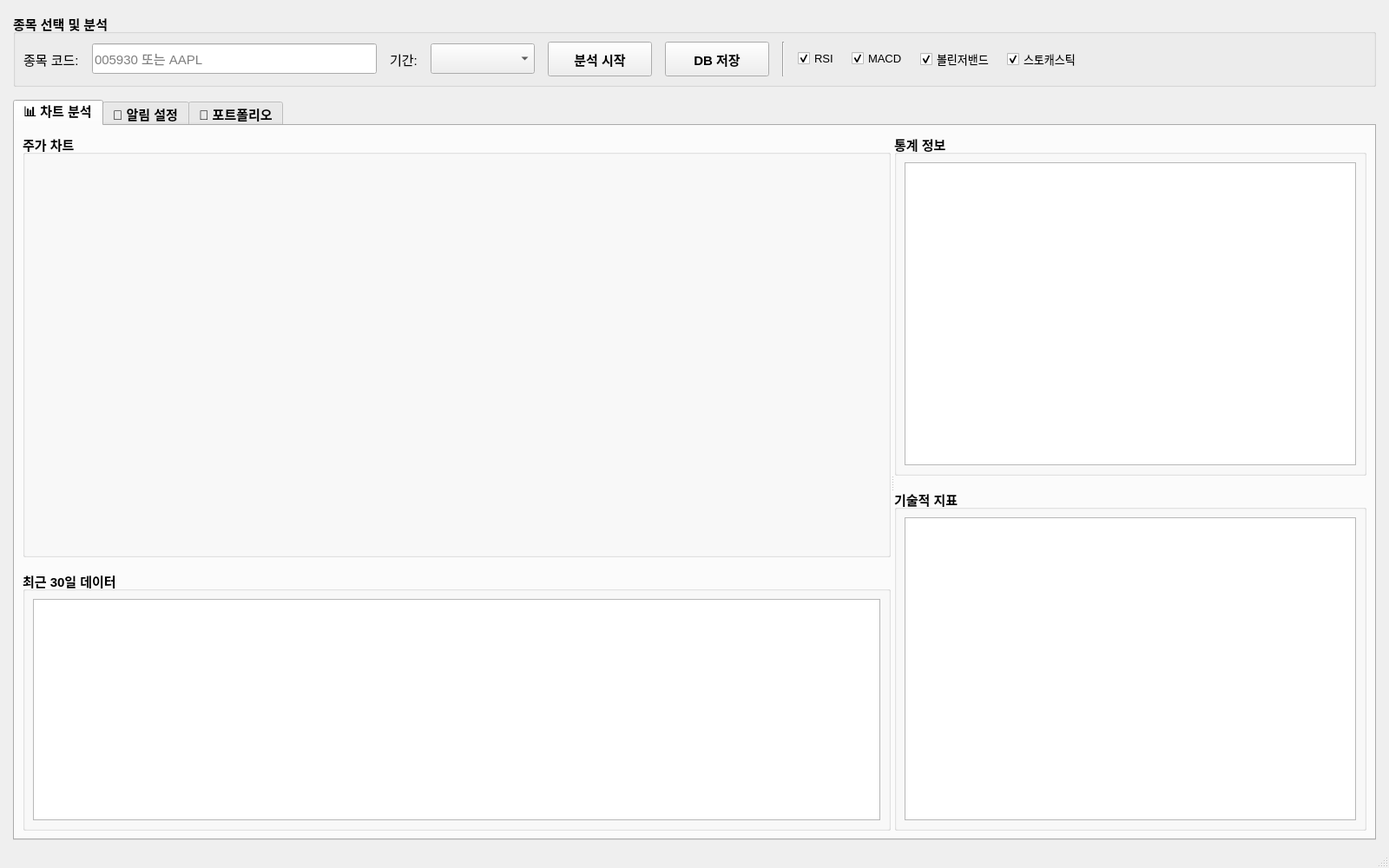
<?xml version="1.0" encoding="UTF-8"?>
<ui version="4.0">
 <class>MainWindow</class>
 <widget class="QMainWindow" name="MainWindow">
  <property name="geometry">
   <rect>
    <x>0</x>
    <y>0</y>
    <width>1600</width>
    <height>1000</height>
   </rect>
  </property>
  <property name="minimumSize">
   <size>
    <width>1400</width>
    <height>900</height>
   </size>
  </property>
  <property name="windowTitle">
   <string>주식 분석 프로그램 Pro - 글로벌 에디션</string>
  </property>
  <property name="windowIcon">
   <iconset>
    <normaloff>icon.png</normaloff>icon.png
   </iconset>
  </property>
  <widget class="QWidget" name="centralwidget">
   <layout class="QVBoxLayout" name="verticalLayout_main">
    <property name="spacing">
     <number>15</number>
    </property>
    <property name="leftMargin">
     <number>15</number>
    </property>
    <property name="topMargin">
     <number>15</number>
    </property>
    <property name="rightMargin">
     <number>15</number>
    </property>
    <property name="bottomMargin">
     <number>10</number>
    </property>
    <item>
     <widget class="QGroupBox" name="groupBox">
      <property name="maximumSize">
       <size>
        <width>16777215</width>
        <height>100</height>
       </size>
      </property>
      <property name="font">
       <font>
        <pointsize>11</pointsize>
        <weight>75</weight>
        <bold>true</bold>
       </font>
      </property>
      <property name="title">
       <string>종목 선택 및 분석</string>
      </property>
      <layout class="QHBoxLayout" name="horizontalLayout">
       <property name="spacing">
        <number>15</number>
       </property>
       <item>
        <widget class="QLabel" name="label">
         <property name="font">
          <font>
           <pointsize>11</pointsize>
           <weight>50</weight>
           <bold>false</bold>
          </font>
         </property>
         <property name="text">
          <string>종목 코드:</string>
         </property>
        </widget>
       </item>
       <item>
        <widget class="QLineEdit" name="lineEditSymbol">
         <property name="minimumSize">
          <size>
           <width>150</width>
           <height>35</height>
          </size>
         </property>
         <property name="font">
          <font>
           <pointsize>11</pointsize>
           <weight>50</weight>
           <bold>false</bold>
          </font>
         </property>
         <property name="placeholderText">
          <string>005930 또는 AAPL</string>
         </property>
        </widget>
       </item>
       <item>
        <widget class="QLabel" name="label_2">
         <property name="font">
          <font>
           <pointsize>11</pointsize>
           <weight>50</weight>
           <bold>false</bold>
          </font>
         </property>
         <property name="text">
          <string>기간:</string>
         </property>
        </widget>
       </item>
       <item>
        <widget class="QComboBox" name="cmbYears">
         <property name="minimumSize">
          <size>
           <width>120</width>
           <height>35</height>
          </size>
         </property>
         <property name="font">
          <font>
           <pointsize>11</pointsize>
           <weight>50</weight>
           <bold>false</bold>
          </font>
         </property>
        </widget>
       </item>
       <item>
        <widget class="QPushButton" name="btnAnalyze">
         <property name="minimumSize">
          <size>
           <width>120</width>
           <height>40</height>
          </size>
         </property>
         <property name="font">
          <font>
           <pointsize>11</pointsize>
           <weight>75</weight>
           <bold>true</bold>
          </font>
         </property>
         <property name="cursor">
          <cursorShape>PointingHandCursor</cursorShape>
         </property>
         <property name="text">
          <string>분석 시작</string>
         </property>
        </widget>
       </item>
       <item>
        <widget class="QPushButton" name="btnSaveData">
         <property name="minimumSize">
          <size>
           <width>120</width>
           <height>40</height>
          </size>
         </property>
         <property name="font">
          <font>
           <pointsize>11</pointsize>
           <weight>75</weight>
           <bold>true</bold>
          </font>
         </property>
         <property name="cursor">
          <cursorShape>PointingHandCursor</cursorShape>
         </property>
         <property name="text">
          <string>DB 저장</string>
         </property>
        </widget>
       </item>
       <item>
        <widget class="Line" name="line">
         <property name="orientation">
          <enum>Qt::Vertical</enum>
         </property>
        </widget>
       </item>
       <item>
        <widget class="QCheckBox" name="chkRSI">
         <property name="font">
          <font>
           <pointsize>10</pointsize>
           <weight>50</weight>
           <bold>false</bold>
          </font>
         </property>
         <property name="text">
          <string>RSI</string>
         </property>
         <property name="checked">
          <bool>true</bool>
         </property>
        </widget>
       </item>
       <item>
        <widget class="QCheckBox" name="chkMACD">
         <property name="font">
          <font>
           <pointsize>10</pointsize>
           <weight>50</weight>
           <bold>false</bold>
          </font>
         </property>
         <property name="text">
          <string>MACD</string>
         </property>
         <property name="checked">
          <bool>true</bool>
         </property>
        </widget>
       </item>
       <item>
        <widget class="QCheckBox" name="chkBollinger">
         <property name="font">
          <font>
           <pointsize>10</pointsize>
           <weight>50</weight>
           <bold>false</bold>
          </font>
         </property>
         <property name="text">
          <string>볼린저밴드</string>
         </property>
         <property name="checked">
          <bool>true</bool>
         </property>
        </widget>
       </item>
       <item>
        <widget class="QCheckBox" name="chkStochastic">
         <property name="font">
          <font>
           <pointsize>10</pointsize>
           <weight>50</weight>
           <bold>false</bold>
          </font>
         </property>
         <property name="text">
          <string>스토캐스틱</string>
         </property>
         <property name="checked">
          <bool>true</bool>
         </property>
        </widget>
       </item>
       <item>
        <spacer name="horizontalSpacer">
         <property name="orientation">
          <enum>Qt::Horizontal</enum>
         </property>
         <property name="sizeHint" stdset="0">
          <size>
           <width>40</width>
           <height>20</height>
          </size>
         </property>
        </spacer>
       </item>
      </layout>
     </widget>
    </item>
    <item>
     <widget class="QTabWidget" name="tabWidget">
      <property name="font">
       <font>
        <pointsize>11</pointsize>
        <weight>75</weight>
        <bold>true</bold>
       </font>
      </property>
      <property name="currentIndex">
       <number>0</number>
      </property>
      <widget class="QWidget" name="tabAnalysis">
       <attribute name="title">
        <string>📊 차트 분석</string>
       </attribute>
       <layout class="QHBoxLayout" name="horizontalLayout_2">
        <property name="spacing">
         <number>15</number>
        </property>
        <item>
         <widget class="QSplitter" name="splitter">
          <property name="orientation">
           <enum>Qt::Horizontal</enum>
          </property>
          <property name="childrenCollapsible">
           <bool>false</bool>
          </property>
          <widget class="QWidget" name="widget" native="true">
           <property name="minimumSize">
            <size>
             <width>1000</width>
             <height>0</height>
            </size>
           </property>
           <layout class="QVBoxLayout" name="verticalLayout">
            <property name="spacing">
             <number>15</number>
            </property>
            <item>
             <widget class="QGroupBox" name="groupBox_2">
              <property name="title">
               <string>주가 차트</string>
              </property>
              <layout class="QVBoxLayout" name="chartLayout"/>
             </widget>
            </item>
            <item>
             <widget class="QGroupBox" name="groupBox_3">
              <property name="title">
               <string>최근 30일 데이터</string>
              </property>
              <property name="maximumSize">
               <size>
                <width>16777215</width>
                <height>300</height>
               </size>
              </property>
              <layout class="QVBoxLayout" name="verticalLayout_2">
               <item>
                <widget class="QTableWidget" name="tableWidget">
                 <property name="font">
                  <font>
                   <pointsize>10</pointsize>
                   <weight>50</weight>
                   <bold>false</bold>
                  </font>
                 </property>
                 <property name="alternatingRowColors">
                  <bool>true</bool>
                 </property>
                 <property name="selectionBehavior">
                  <enum>QAbstractItemView::SelectRows</enum>
                 </property>
                 <property name="sortingEnabled">
                  <bool>true</bool>
                 </property>
                 <attribute name="horizontalHeaderStretchLastSection">
                  <bool>true</bool>
                 </attribute>
                </widget>
               </item>
              </layout>
             </widget>
            </item>
           </layout>
          </widget>
          <widget class="QWidget" name="widget_2" native="true">
           <property name="minimumSize">
            <size>
             <width>400</width>
             <height>0</height>
            </size>
           </property>
           <property name="maximumSize">
            <size>
             <width>600</width>
             <height>16777215</height>
            </size>
           </property>
           <layout class="QVBoxLayout" name="verticalLayout_3">
            <property name="spacing">
             <number>15</number>
            </property>
            <item>
             <widget class="QGroupBox" name="groupBox_4">
              <property name="title">
               <string>통계 정보</string>
              </property>
              <layout class="QVBoxLayout" name="verticalLayout_4">
               <item>
                <widget class="QTextEdit" name="textEditStats">
                 <property name="font">
                  <font>
                   <pointsize>11</pointsize>
                   <weight>50</weight>
                   <bold>false</bold>
                  </font>
                 </property>
                 <property name="readOnly">
                  <bool>true</bool>
                 </property>
                </widget>
               </item>
              </layout>
             </widget>
            </item>
            <item>
             <widget class="QGroupBox" name="groupBox_5">
              <property name="title">
               <string>기술적 지표</string>
              </property>
              <layout class="QVBoxLayout" name="verticalLayout_5">
               <item>
                <widget class="QTableWidget" name="indicatorTable">
                 <property name="font">
                  <font>
                   <pointsize>10</pointsize>
                   <weight>50</weight>
                   <bold>false</bold>
                  </font>
                 </property>
                 <property name="alternatingRowColors">
                  <bool>true</bool>
                 </property>
                 <attribute name="horizontalHeaderStretchLastSection">
                  <bool>true</bool>
                 </attribute>
                </widget>
               </item>
              </layout>
             </widget>
            </item>
           </layout>
          </widget>
         </widget>
        </item>
       </layout>
      </widget>
      <widget class="QWidget" name="tabAlert">
       <attribute name="title">
        <string>🔔 알림 설정</string>
       </attribute>
       <layout class="QVBoxLayout" name="verticalLayout_6">
        <property name="spacing">
         <number>15</number>
        </property>
        <item>
         <widget class="QGroupBox" name="groupBox_6">
          <property name="title">
           <string>알림 추가</string>
          </property>
          <property name="maximumSize">
           <size>
            <width>16777215</width>
            <height>120</height>
           </size>
          </property>
          <layout class="QHBoxLayout" name="horizontalLayout_3">
           <property name="spacing">
            <number>15</number>
           </property>
           <item>
            <widget class="QLabel" name="label_3">
             <property name="font">
              <font>
               <pointsize>11</pointsize>
               <weight>50</weight>
               <bold>false</bold>
              </font>
             </property>
             <property name="text">
              <string>알림 유형:</string>
             </property>
            </widget>
           </item>
           <item>
            <widget class="QComboBox" name="cmbAlertType">
             <property name="minimumSize">
              <size>
               <width>200</width>
               <height>35</height>
              </size>
             </property>
             <property name="font">
              <font>
               <pointsize>11</pointsize>
               <weight>50</weight>
               <bold>false</bold>
              </font>
             </property>
            </widget>
           </item>
           <item>
            <widget class="QPushButton" name="btnAddAlert">
             <property name="minimumSize">
              <size>
               <width>120</width>
               <height>40</height>
              </size>
             </property>
             <property name="font">
              <font>
               <pointsize>11</pointsize>
               <weight>75</weight>
               <bold>true</bold>
              </font>
             </property>
             <property name="cursor">
              <cursorShape>PointingHandCursor</cursorShape>
             </property>
             <property name="text">
              <string>알림 추가</string>
             </property>
             <property name="styleSheet">
              <string notr="true">background-color: #ff9800;</string>
             </property>
            </widget>
           </item>
           <item>
            <widget class="QPushButton" name="btnRemoveAlert">
             <property name="minimumSize">
              <size>
               <width>120</width>
               <height>40</height>
              </size>
             </property>
             <property name="font">
              <font>
               <pointsize>11</pointsize>
               <weight>75</weight>
               <bold>true</bold>
              </font>
             </property>
             <property name="cursor">
              <cursorShape>PointingHandCursor</cursorShape>
             </property>
             <property name="text">
              <string>선택 삭제</string>
             </property>
             <property name="styleSheet">
              <string notr="true">background-color: #f44336;</string>
             </property>
            </widget>
           </item>
           <item>
            <spacer name="horizontalSpacer_2">
             <property name="orientation">
              <enum>Qt::Horizontal</enum>
             </property>
             <property name="sizeHint" stdset="0">
              <size>
               <width>40</width>
               <height>20</height>
              </size>
             </property>
            </spacer>
           </item>
          </layout>
         </widget>
        </item>
        <item>
         <widget class="QGroupBox" name="groupBox_7">
          <property name="title">
           <string>알림 목록</string>
          </property>
          <layout class="QVBoxLayout" name="verticalLayout_7">
           <item>
            <widget class="QTableWidget" name="alertTable">
             <property name="font">
              <font>
               <pointsize>11</pointsize>
               <weight>50</weight>
               <bold>false</bold>
              </font>
             </property>
             <property name="alternatingRowColors">
              <bool>true</bool>
             </property>
             <property name="selectionBehavior">
              <enum>QAbstractItemView::SelectRows</enum>
             </property>
             <attribute name="horizontalHeaderStretchLastSection">
              <bool>true</bool>
             </attribute>
            </widget>
           </item>
          </layout>
         </widget>
        </item>
       </layout>
      </widget>
      <widget class="QWidget" name="tabPortfolio">
       <attribute name="title">
        <string>💼 포트폴리오</string>
       </attribute>
       <layout class="QVBoxLayout" name="verticalLayout_8">
        <property name="spacing">
         <number>15</number>
        </property>
        <item>
         <widget class="QGroupBox" name="groupBox_8">
          <property name="title">
           <string>종목 추가</string>
          </property>
          <property name="maximumSize">
           <size>
            <width>16777215</width>
            <height>120</height>
           </size>
          </property>
          <layout class="QHBoxLayout" name="horizontalLayout_4">
           <property name="spacing">
            <number>15</number>
           </property>
           <item>
            <widget class="QLabel" name="label_4">
             <property name="font">
              <font>
               <pointsize>11</pointsize>
               <weight>50</weight>
               <bold>false</bold>
              </font>
             </property>
             <property name="text">
              <string>종목코드:</string>
             </property>
            </widget>
           </item>
           <item>
            <widget class="QLineEdit" name="lineEditPortfolioSymbol">
             <property name="minimumSize">
              <size>
               <width>150</width>
               <height>35</height>
              </size>
             </property>
             <property name="maximumSize">
              <size>
               <width>200</width>
               <height>16777215</height>
              </size>
             </property>
             <property name="font">
              <font>
               <pointsize>11</pointsize>
               <weight>50</weight>
               <bold>false</bold>
              </font>
             </property>
            </widget>
           </item>
           <item>
            <widget class="QLabel" name="label_5">
             <property name="font">
              <font>
               <pointsize>11</pointsize>
               <weight>50</weight>
               <bold>false</bold>
              </font>
             </property>
             <property name="text">
              <string>수량:</string>
             </property>
            </widget>
           </item>
           <item>
            <widget class="QSpinBox" name="spinQuantity">
             <property name="minimumSize">
              <size>
               <width>120</width>
               <height>35</height>
              </size>
             </property>
             <property name="font">
              <font>
               <pointsize>11</pointsize>
               <weight>50</weight>
               <bold>false</bold>
              </font>
             </property>
             <property name="minimum">
              <number>1</number>
             </property>
             <property name="maximum">
              <number>999999</number>
             </property>
            </widget>
           </item>
           <item>
            <widget class="QLabel" name="label_6">
             <property name="font">
              <font>
               <pointsize>11</pointsize>
               <weight>50</weight>
               <bold>false</bold>
              </font>
             </property>
             <property name="text">
              <string>매수가:</string>
             </property>
            </widget>
           </item>
           <item>
            <widget class="QDoubleSpinBox" name="spinPrice">
             <property name="minimumSize">
              <size>
               <width>150</width>
               <height>35</height>
              </size>
             </property>
             <property name="font">
              <font>
               <pointsize>11</pointsize>
               <weight>50</weight>
               <bold>false</bold>
              </font>
             </property>
             <property name="decimals">
              <number>2</number>
             </property>
             <property name="maximum">
              <double>9999999.990000000223517</double>
             </property>
            </widget>
           </item>
           <item>
            <widget class="QPushButton" name="btnAddPortfolio">
             <property name="minimumSize">
              <size>
               <width>100</width>
               <height>40</height>
              </size>
             </property>
             <property name="font">
              <font>
               <pointsize>11</pointsize>
               <weight>75</weight>
               <bold>true</bold>
              </font>
             </property>
             <property name="cursor">
              <cursorShape>PointingHandCursor</cursorShape>
             </property>
             <property name="text">
              <string>매수</string>
             </property>
             <property name="styleSheet">
              <string notr="true">background-color: #4CAF50;</string>
             </property>
            </widget>
           </item>
           <item>
            <widget class="QPushButton" name="btnSellPortfolio">
             <property name="minimumSize">
              <size>
               <width>100</width>
               <height>40</height>
              </size>
             </property>
             <property name="font">
              <font>
               <pointsize>11</pointsize>
               <weight>75</weight>
               <bold>true</bold>
              </font>
             </property>
             <property name="cursor">
              <cursorShape>PointingHandCursor</cursorShape>
             </property>
             <property name="text">
              <string>매도</string>
             </property>
             <property name="styleSheet">
              <string notr="true">background-color: #f44336;</string>
             </property>
            </widget>
           </item>
           <item>
            <widget class="QPushButton" name="btnRefreshPortfolio">
             <property name="minimumSize">
              <size>
               <width>120</width>
               <height>40</height>
              </size>
             </property>
             <property name="font">
              <font>
               <pointsize>11</pointsize>
               <weight>75</weight>
               <bold>true</bold>
              </font>
             </property>
             <property name="cursor">
              <cursorShape>PointingHandCursor</cursorShape>
             </property>
             <property name="text">
              <string>새로고침</string>
             </property>
             <property name="styleSheet">
              <string notr="true">background-color: #2196F3;</string>
             </property>
            </widget>
           </item>
           <item>
            <spacer name="horizontalSpacer_3">
             <property name="orientation">
              <enum>Qt::Horizontal</enum>
             </property>
             <property name="sizeHint" stdset="0">
              <size>
               <width>40</width>
               <height>20</height>
              </size>
             </property>
            </spacer>
           </item>
          </layout>
         </widget>
        </item>
        <item>
         <widget class="QSplitter" name="splitter_2">
          <property name="orientation">
           <enum>Qt::Horizontal</enum>
          </property>
          <property name="childrenCollapsible">
           <bool>false</bool>
          </property>
          <widget class="QGroupBox" name="groupBox_9">
           <property name="title">
            <string>보유 종목</string>
           </property>
           <layout class="QVBoxLayout" name="verticalLayout_9">
            <property name="spacing">
             <number>15</number>
            </property>
            <item>
             <widget class="QTableWidget" name="portfolioTable">
              <property name="font">
               <font>
                <pointsize>11</pointsize>
                <weight>50</weight>
                <bold>false</bold>
               </font>
              </property>
              <property name="alternatingRowColors">
               <bool>true</bool>
              </property>
              <property name="selectionBehavior">
               <enum>QAbstractItemView::SelectRows</enum>
              </property>
              <property name="sortingEnabled">
               <bool>true</bool>
              </property>
              <attribute name="horizontalHeaderStretchLastSection">
               <bool>true</bool>
              </attribute>
             </widget>
            </item>
            <item>
             <layout class="QHBoxLayout" name="horizontalLayout_5">
              <property name="spacing">
               <number>30</number>
              </property>
              <item>
               <widget class="QLabel" name="labelTotalValue">
                <property name="text">
                 <string>총 평가금액: ₩0</string>
                </property>
                <property name="font">
                 <font>
                  <pointsize>14</pointsize>
                  <weight>75</weight>
                  <bold>true</bold>
                 </font>
                </property>
               </widget>
              </item>
              <item>
               <spacer name="horizontalSpacer_4">
                <property name="orientation">
                 <enum>Qt::Horizontal</enum>
                </property>
                <property name="sizeHint" stdset="0">
                 <size>
                  <width>40</width>
                  <height>20</height>
                 </size>
                </property>
               </spacer>
              </item>
              <item>
               <widget class="QLabel" name="labelTotalProfit">
                <property name="text">
                 <string>총 손익: ₩0 (0.00%)</string>
                </property>
                <property name="font">
                 <font>
                  <pointsize>14</pointsize>
                  <weight>75</weight>
                  <bold>true</bold>
                 </font>
                </property>
               </widget>
              </item>
             </layout>
            </item>
           </layout>
          </widget>
          <widget class="QGroupBox" name="groupBox_10">
           <property name="title">
            <string>자산 배분</string>
           </property>
           <property name="minimumSize">
            <size>
             <width>400</width>
             <height>0</height>
            </size>
           </property>
           <property name="maximumSize">
            <size>
             <width>600</width>
             <height>16777215</height>
            </size>
           </property>
           <layout class="QVBoxLayout" name="portfolioChartLayout"/>
          </widget>
         </widget>
        </item>
       </layout>
      </widget>
     </widget>
    </item>
   </layout>
  </widget>
  <widget class="QMenuBar" name="menubar">
   <property name="geometry">
    <rect>
     <x>0</x>
     <y>0</y>
     <width>1600</width>
     <height>26</height>
    </rect>
   </property>
  </widget>
  <widget class="QStatusBar" name="statusbar">
   <property name="font">
    <font>
     <pointsize>10</pointsize>
    </font>
   </property>
  </widget>
 </widget>
 <resources/>
 <connections/>
</ui>
